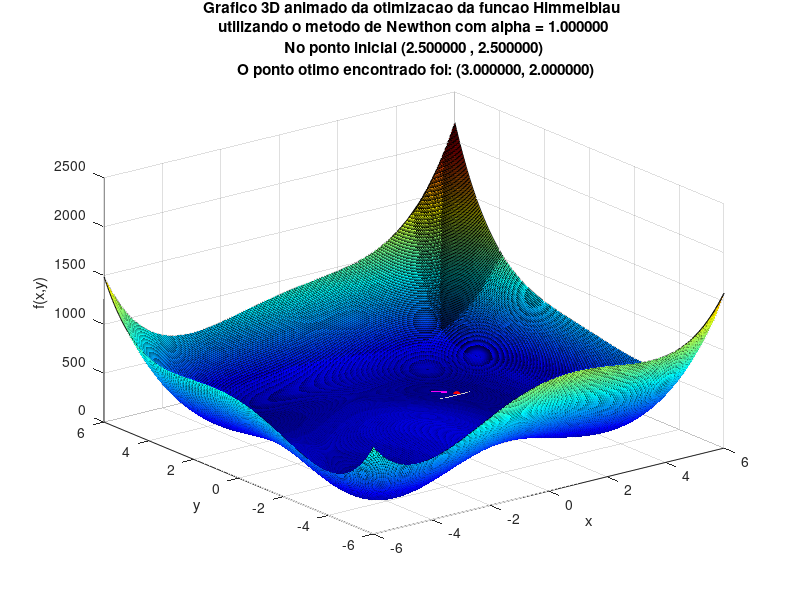

Write MATLAB code to recreate this figure.
function lista4_ex_4 ()
  clc;
  x0 = [2.5 ; 2.5];
  maxItr = 1000;
  tol = 1e-3;
  aN = 1; %  0,0001 <= alpha <= 10
  aG = 0.0001; % alphas diferentes pois o metodo do gradiente nao estava convergindo com alpha = 1, estava dando NaN

  [pontoOtimoN,iN,todosXN,todosYN] = metodoNewton(x0,aN,maxItr,tol);
  %prints...
  [pontoOtimoG,iG,todosXG,todosYG] = metodoGradiente(x0,aG,maxItr,tol); % notase que o metodo nao
   %prints...
   [todosZ,intervaloX,intervaloY] = superficie();
   plotagrafico3DNewton(pontoOtimoN,todosXN,todosYN,todosZ,intervaloX,intervaloY,iN,aN);


function vetY = f(vetx)

  x = vetx(1);
  y = vetx(2);

  vetY = (x.^2 + y - 11)^2 + (x + y.^2 - 7)^2;


endfunction

function gradiente = gf(vetx) %gradiente de f(x)

  x = vetx(1);
  y = vetx(2);

  gradiente = nan(2,1);
  gradiente(1) = 4*x^3 + 2*y^2 + 4*x*y - 42*x - 14 ; %vetor coluna com as derivadas parciais
  gradiente(2) = 4*y^3 + 2*x^2 + 4*x*y - 26*y -22 ;


endfunction

function haussiana = H(vetx)

  x = vetx(1);
  y = vetx(2);

  haussiana = nan(2,2);

  haussiana(1,1) = 12*x^2 + 4*y - 42;
  haussiana(1,2) = 4*x + 4*y;
  haussiana(2,1) = 4*y + 4*x;
  haussiana(2,2) = 12*y^2 + 4*x -26;

endfunction

function [ pontoOtimoN, iN, todosXN, todosYN] = metodoNewton(x0,a,maxItr,tol)

  todosXN = nan(maxItr+1, length(x0));
  todosYN = nan(maxItr+1, 1);
  todosXN(1,:) = x0;
  todosYN(1) = f(x0);

  for iN = 1:maxItr
    x1 = x0 - a*(H(x0)\gf(x0));
    todosXN(iN+1, :) = x1;
    todosYN(iN+1) = f(x1);

    if max(abs(x1-x0)) <= tol
      x0 = x1;
      break
    endif
    x0 = x1;
  endfor

  todosXN = todosXN(1:iN+1, : ); %truncando o vetor
  todosYN = todosYN(1:iN+1);
  pontoOtimoN = x0;
 endfunction

function [ pontoOtimoG, iG, todosXG, todosYG] = metodoGradiente(x0,a,maxItr,tol)

  todosXG = nan(maxItr+1, length(x0));
  todosYG = nan(maxItr+1, 1);
  todosXG(1,:) = x0;
  todosYG(1) = f(x0);

  for iG = 1:maxItr
    x1 = x0 - a*gf(x0);
    todosXG(iG+1, :) = x1;
    todosYG(iG+1) = f(x1);

    if max(abs(x1-x0)) <= tol
      x0 = x1;
      break
    endif
    x0 = x1;
  endfor

  todosXG = todosXG(1:iG+1, : );
  todosYG = todosYG(1:iG+1);
  pontoOtimoG = x0;
 endfunction

function [todosZ,intervaloX,intervaloY] = superficie() %funcao para preencher a matriz Z que vai ser a superficie do grafico 3D
  intervaloX = linspace(-6,6,500); %intervalos para os espacamentos q estao na figura da lista
  intervaloY = linspace(-6,6,500);

  todosZ = nan(length(intervaloY),length(intervaloX));

  for i = 1:length(intervaloX) % matriz contendo os resultados de fa funcao para cada (x,y)
    for j = 1:length(intervaloY)
        todosZ(j,i) = f([intervaloX(i);intervaloY(j)]); %preenchimento da matriz Z com o valor da funcao para cada intervalo de x e y, (j,i) pq o octave preenche linha por coluna
    endfor
  endfor

endfunction

function plotagrafico3DNewton(pontoOtimoN,todosXN,todosYN,todosZ,intervaloX,intervaloY,iN,aN)
  figure(1);
  clf;
  surf(intervaloX,intervaloY,todosZ); %plotando o grafico com a superficie
  hold on;
  grid on;
  xlabel('x');
  ylabel('y');
  zlabel('f(x,y)');
  title(sprintf('Grafico 3D animado da otimizacao da funcao Himmelblau \nutilizando o metodo de Newthon com alpha = %.6f\nNo ponto inicial (%.6f , %.6f)\n O ponto otimo encontrado foi: (%.6f, %.6f)',aN,todosXN(1,1),todosXN(1,2),pontoOtimoN(1),pontoOtimoN(2)));
  colormap jet;
  plot3(todosXN(:,1),todosXN(:,2),todosYN,'--','linewidth',3,'color',[1 0 1]);
  ponto = plot3(todosXN(1,1),todosXN(1,2),todosYN(1),'ro', 'markersize',5,'markerfacecolor','r');
  for i = 1:iN
    set(ponto,'XData',todosXN(i,1),'YData',todosXN(i,2),'ZData',todosYN(i));
    %title(sprintf('Iteracao: %d',iN));
    pause(2);
  endfor

endfunction

##function plotagrafico3DGradiente(todosXG,todosYG,todosZ,intervaloX,intervaloY,iN)
##  figure(2);
##  clf;
##  surf(intervaloX,intervaloY,todosZ); %plotando o grafico com a superficie
##  hold on;
##  grid on;
##  xlabel('x');
##  ylabel('y');
##  zlabel('f(x,y)');
##  title('Grafico 3D animado da otimizacao da funcao Himmelblau utilizando o metodo do Gradiente ');
##  colormap jet;
##
## endfunction


















endfunction
